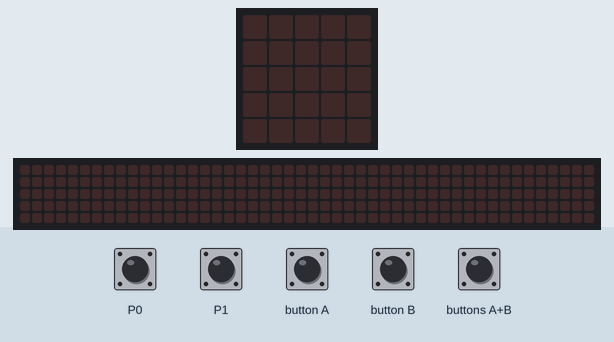
The program below on a simulated BBC micro:bit (MakeCode). Shown: the board's 5×5 LED display, a strip that is not on the board, showing the scrolling text unrolled. Inputs (shaded band) come from the test bench. The 48×5 strip is a reading aid, not a part: it shows the text the display is scrolling, unrolled, one strip-width of it at a time.

Above: at 1.2 s.
1.3 s: button B pressed for 0.15 s
At 2.4 s:
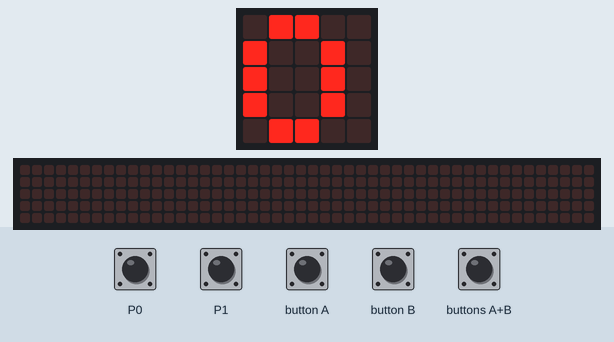
4.4 s: touch pin P0 pressed for 0.15 s
At 7.4 s:
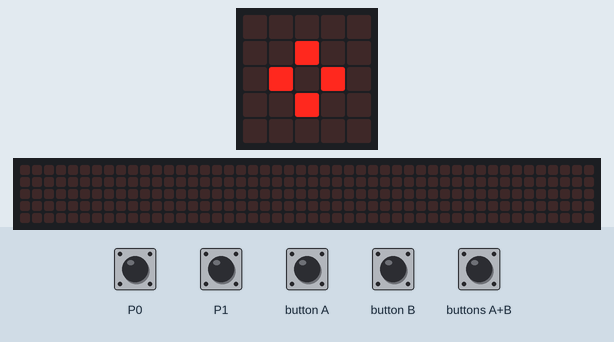
7.5 s: touch pin P1 pressed for 0.15 s
At 8.2 s:
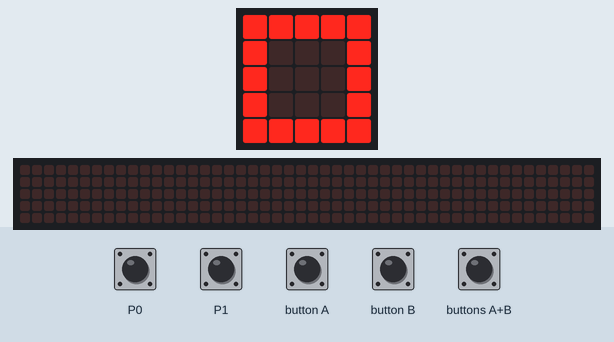
9.3 s: buttons A+B pressed for 0.15 s
At 10.0 s:
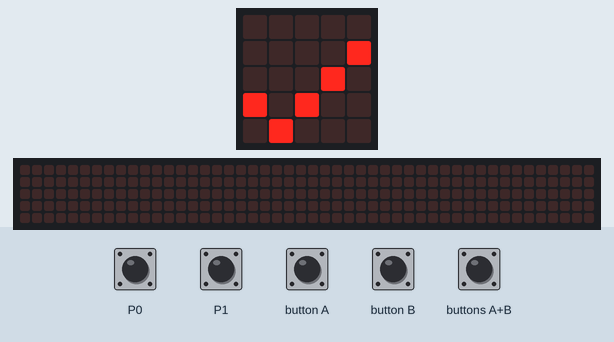
10.9 s: button B pressed for 0.15 s
At 11.6 s:
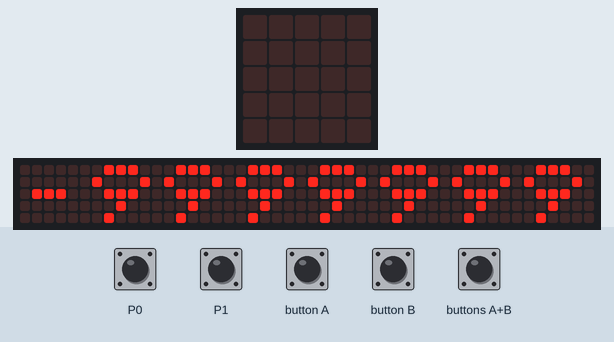

Measured:
- after the input at 1.3 s, the display: changes after 0.55 s (image 1)
- after the input at 4.4 s, the display: first differs from a run without the input after 2.8 s (image 2)
- after the input at 7.5 s, the display: changes after 0.30 s (image 3)
- after the input at 9.3 s, the display: changes after 0.15 s (image 4)
- after the input at 10.9 s, the display: first changes after 0.15 s (image 5 shows a later state)
- what the display in image 1 shows lasts 0.7 s, from 1.9 s to 2.6 s

The program:

main.ts
```typescript
let timeStart = 0
let timeDelta = 0
let timeEnd = 0
input.onPinReleased(TouchPin.P0, function () {
    timeStart = input.runningTime()
    basic.showIcon(IconNames.SmallDiamond)
    // Debouncing
    basic.pause(100)
})
input.onButtonPressed(Button.AB, function () {
    timeStart = 9999999999999
    timeStart = 9999999999999
    basic.showIcon(IconNames.Yes)
})
input.onButtonPressed(Button.B, function () {
    timeDelta = timeEnd - timeStart
    for (let index = 0; index < 5; index++) {
        basic.showLeds(`
            . . . . .
            . . . . .
            . . . . .
            . . . . .
            . . . . .
            `)
        basic.showNumber(timeDelta)
    }
})
input.onPinPressed(TouchPin.P1, function () {
    timeEnd = input.runningTime()
    basic.showIcon(IconNames.Square)
    // Debouncing
    basic.pause(500)
})
basic.forever(function () {

})
```

test.ts
```typescript
// Hier kann man Tests durchführen; diese Datei wird nicht kompiliert, wenn dieses Paket als Erweiterung verwendet wird.
```
